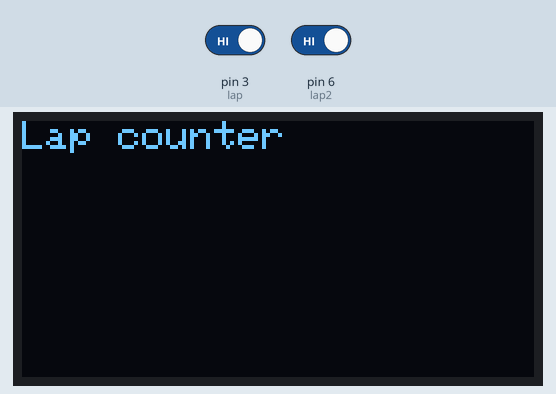
This sketch was run on a simulated Arduino Uno, built with avr-gcc and run on an emulated ATmega328P. Parts: 128×64 one-colour display. The test bench sets the inputs (shaded band); at power-on: pin 3 (lap) HIGH, pin 6 (lap2) HIGH. What the sketch prints to the serial monitor is not drawn.

Above: at 6.2 s.
6.3 s: pin 3 (lap) driven LOW
At 6.6 s:
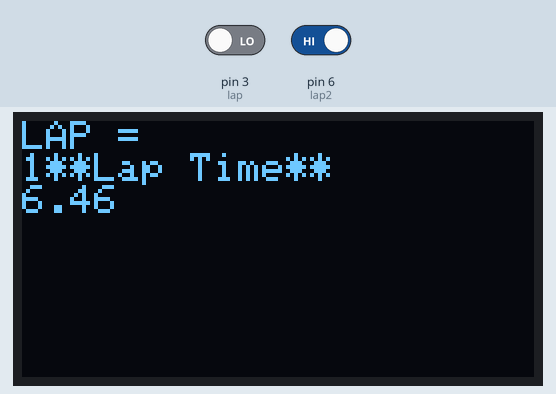
8.6 s: pin 6 (lap2) driven LOW
At 8.77 s:
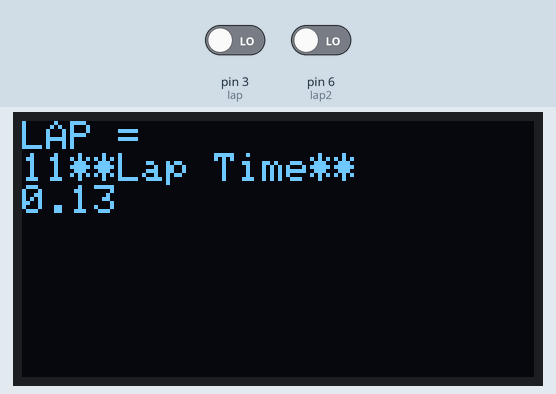
10.1 s: pin 3 (lap) driven HIGH
At 10.34 s:
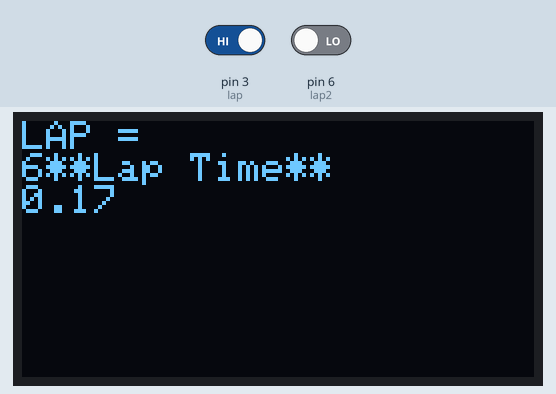
11.7 s: pin 3 (lap) driven LOW
At 11.87 s:
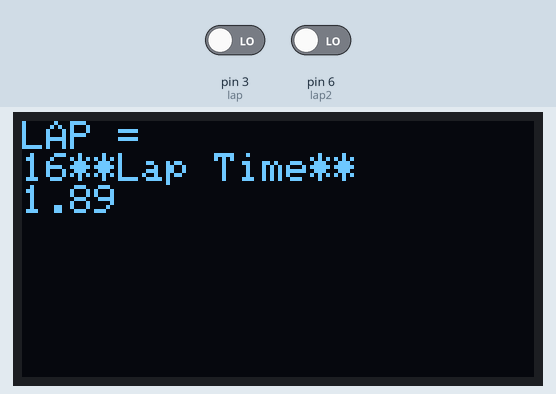
13.2 s: pin 6 (lap2) driven HIGH
At 13.53 s:
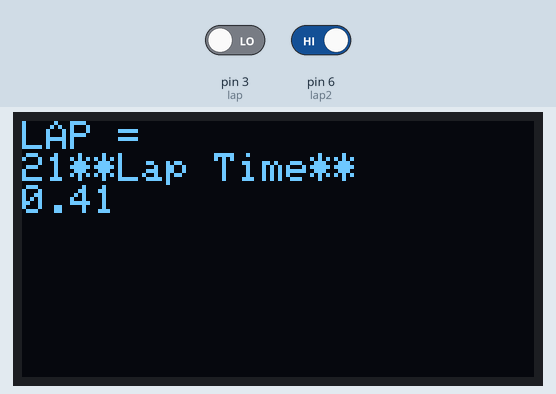
14.9 s: pin 6 (lap2) driven LOW
At 15.01 s:
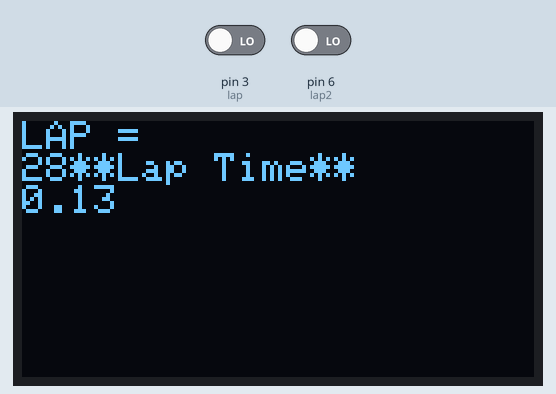
Timing chart, 0 to 17.4 s (numbered marks = the images above; inputs shaded):
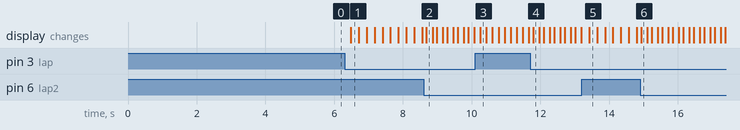

Measured:
- after the input at 6.3 s, the display: changes after 0.19 s (image 1)

The sketch:

inline_sensor.ino
```cpp
#include <Adafruit_SSD1306.h>
Adafruit_SSD1306 display(4);
int lap = 3;
int lap2 = 6;
int counter = 0;
int currentstate = 0;
int previousstate = 0;
int counter1 = 0;
int currentstate1 = 0;
int previousstate1 = 0;
long last_lap = 0;
long best_lap = 0;
long last_lap1 = 0;
long best_lap1 = 0;
unsigned long current_millis;
unsigned long prev_millis;
double lap_time = 0;
unsigned long current_millis1;
unsigned long prev_millis1;
double lap_time1 = 0;
void setup()
{
  pinMode(lap, INPUT);
  //pinMode(lap2, INPUT);
  Serial.begin(9600);
  display.begin(SSD1306_SWITCHCAPVCC, 0x3c);
  display.clearDisplay();
  display.setTextSize(1.5);
  display.setTextColor(WHITE);
  display.setCursor(0, 0);
  display.println("Lap counter");
  display.display();
  delay(5000);
}
void loop()
{
  int  lap1 = digitalRead(lap);
  int  lap3 = digitalRead(lap2);
  if (lap1 == 0) {
    currentstate = 1;
  }
  else {
    currentstate = 0;
  }
  if (lap3 == 0) {
    currentstate1 = 1;
  }
  else {
   currentstate1 = 0;
    delay(100);
  }
  if (currentstate != previousstate) {
    if (currentstate == 1) {
      counter = counter + 1;
      current_millis = millis();
      lap_time = current_millis - prev_millis;
      prev_millis = millis();
      Serial.print("lap = ");
      Serial.println(counter);
      //Serial.println(current_millis);
      //Serial.println(prev_millis);
      Serial.print("**LAP TIME** :");
      long lap_times = lap_time / 1000;
      lap_times = last_lap;
      if (best_lap <= last_lap ) {
        last_lap = best_lap;
        Serial.println(best_lap);
      }
      Serial.println(lap_times);
      //Serial.print(" Sec");

      display.clearDisplay();
      display.setTextSize(1);
      display.setTextColor(WHITE);
      display.setCursor(0, 0);
      display.println("LAP = ");
      display.print(counter);
      display.println("**Lap Time**");
      display.print(lap_time / 1000);
      //display.print();

      display.display();
      delay(100);
    }
  }
  if (currentstate1 != previousstate1) {
   if (currentstate1 == 1) {
      counter1 = counter1 + 1;
      current_millis1 = millis();
      lap_time1 = current_millis1 - prev_millis1;
      prev_millis1 = millis();
      Serial.println("##############################################################");

      Serial.print("player2 lap = ");
      Serial.println(counter1);
      //Serial.println(current_millis1);
      //Serial.println(prev_millis1);

      Serial.print("**player2-LAP TIME** :");
     // Serial.println(lap_time1 / 1000);
      long lap_times1 =lap_time1 / 1000;
     lap_times1 = last_lap1;
      if (best_lap1 <= last_lap1 ) {
        last_lap1 = best_lap1;
        Serial.println(best_lap1);
      }
      Serial.println(lap_times1);
      //Serial.print(" Sec");

      display.clearDisplay();
      display.setTextSize(1);
      display.setTextColor(WHITE);
      display.setCursor(0, 0);
      display.println("LAP = ");
      display.print(counter1);
      display.println("**Lap Time**");
      display.print(lap_time1 / 1000);
      display.display();
      delay(100);
    }
  }
}
```
